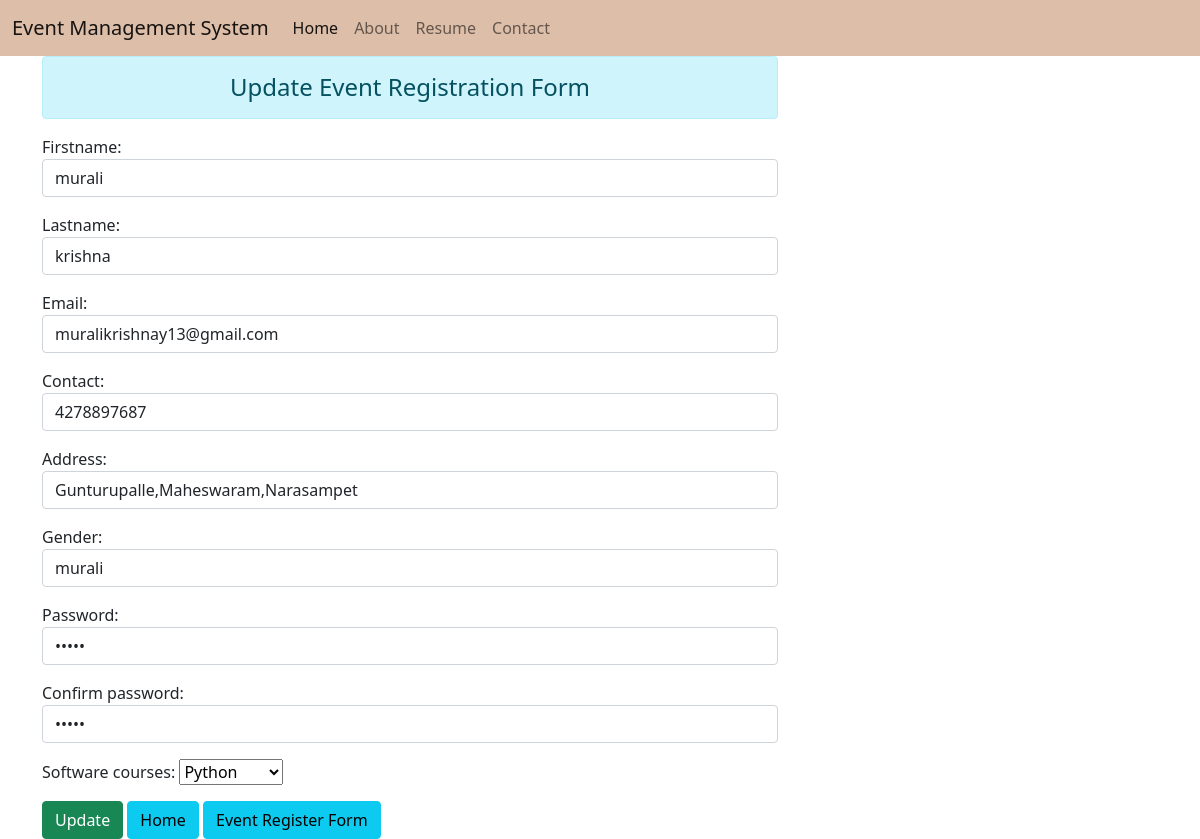
Page /2/ on the committed database.
### eventapp/models.py (models this page shows)
class registermodel(models.Model):
    Firstname = models.CharField(max_length=50)
    Lastname = models.CharField(max_length=50)
    Email = models.EmailField(max_length=50)
    Contact= models.IntegerField()
    Address=models.CharField(max_length=50)
    Gender=models.CharField(max_length=50)
    Password=models.CharField(max_length=50)
    Confirm_password=models.CharField(max_length=50)
    soft_courses=(
        ('Python','Python'),
        ('Java','Java'),
        ('.Net','.Net'),('Aws','Aws'),
        ('Datascince','Datascince'),
        ('UI','UI'),
        ('Mysql','Mysql'),
        ('selenium','selenium')
    )
    Software_courses = models.CharField(choices=soft_courses,max_length=50)

### eventapp/views.py (the view)
# urls.py: path('<int:id>/',views.update_data,name='updatedata'),
def update_data(request,id):
    if request.method == "POST":
        pi=registermodel.objects.get(pk=id)
        fm=registerform(request.POST,instance=pi)
        if fm.is_valid():
            fm.save()
            messages.success(request, 'You have update successfully')
    else:
        pi=registermodel.objects.get(pk=id)
        fm=registerform(instance=pi)
    return render(request,'updateonline.html', {'form': fm})

### eventapp/forms.py
class registerform(forms.ModelForm):
    class Meta:
        model = registermodel
        fields = '__all__'
        widgets={
            'Firstname':forms.TextInput(attrs={'class':'form-control'}),
            'Lastname': forms.TextInput(attrs={'class': 'form-control'}),
            'Email': forms.EmailInput(attrs={'class': 'form-control'}),
            'Contact': forms.NumberInput(attrs={'class': 'form-control'}),
            'Address': forms.TextInput(attrs={'class': 'form-control'}),
            'Gender': forms.TextInput(attrs={'class': 'form-control'}),
            'Password': forms.PasswordInput(render_value=True,attrs={'class': 'form-control'}),
            'Confirm_password': forms.PasswordInput(render_value=True,attrs={'class': 'form-control'}),
        }

### templates/updateonline.html (shortened to what this page needs)
<!DOCTYPE html>
{% extends 'base.html' %}
{% load static %}
{% block content %}
<html lang="en">
<head>
    <link href="https://cdn.jsdelivr.net/npm/bootstrap@5.0.2/dist/css/bootstrap.min.css" rel="stylesheet">
</head>
<body>
<div class="container">
  <div class="row ">
    <div class="col-sm-8 align="center">
        <h4 class="text-center alert alert-info"> Update Event Registration Form </h4>
             <form action="" method="POST">
                    <table>
                      {{form.as_p}}
                    </table>
                 <input type="submit" class="btn btn-success" value="Update">
                 <a href="{% url 'home'%}" class="btn btn-info">Home</a>
                 <a href="{% url 'register'%}" class="btn btn-info">Event Register Form</a>
             </form>
    </div>
   </div>
</div>
</body>
</html>
{% endblock %}

### rows in the picture
registermodel: Firstname "murali", Lastname "krishna", Email "muralikrishnay13@gmail.com", Contact "4278897687", Address "Gunturupalle,Maheswaram,Narasampet", Gender "murali", Software_courses "Python"
